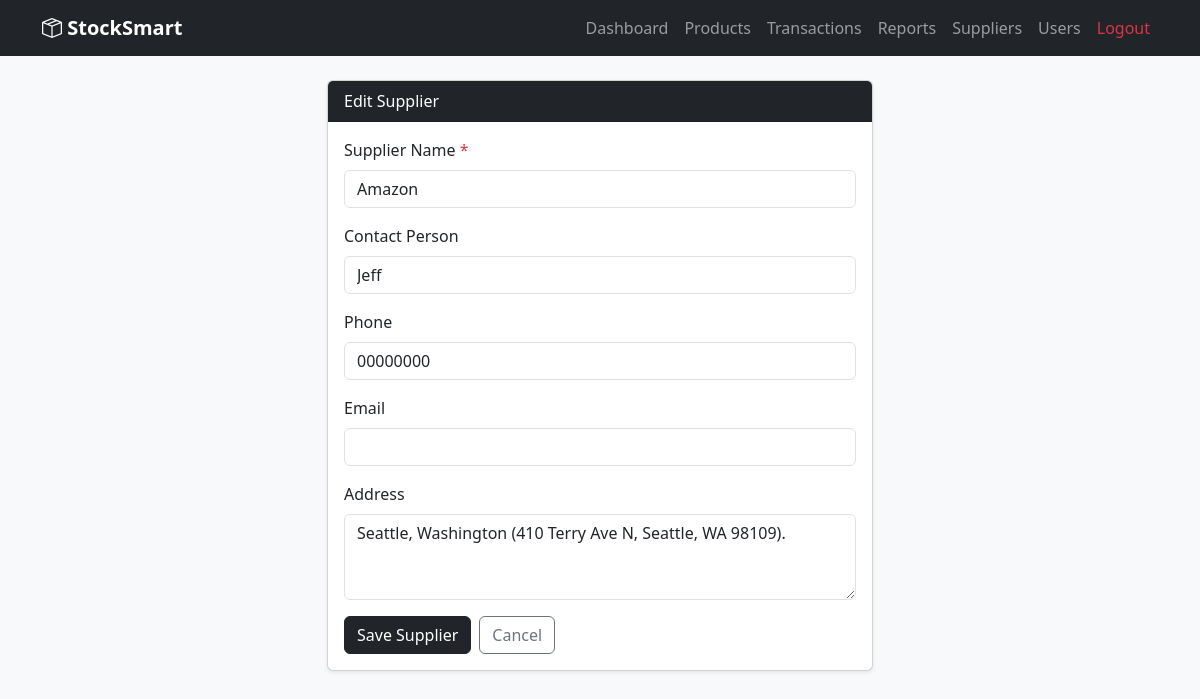
Page /products/suppliers/edit/1/ (signed in) on the committed database.
### apps/products/models.py (models this page shows, shortened)
class Supplier(models.Model):
    name = models.CharField(max_length=200)
    contact_person = models.CharField(max_length=200, blank=True, null=True)
    phone = models.CharField(max_length=20, blank=True, null=True)
    email = models.EmailField(blank=True, null=True)
    address = models.TextField(blank=True, null=True)
    created_at = models.DateTimeField(auto_now_add=True)

### apps/products/views.py (the view, shortened to what this page needs)
# urls.py: path('suppliers/edit/<int:pk>/', views.supplier_edit, name='supplier_edit'),
@login_required
def supplier_edit(request, pk):
    if not request.user.is_admin():
        messages.error(request, 'Access denied. Admins only.')
        return redirect('product_list')
    supplier = get_object_or_404(Supplier, pk=pk)
    return render(request, 'products/supplier_form.html', {'supplier': supplier})

### apps/accounts/models.py (called while the page is built)
    def is_admin(self):
        return self.role == 'admin'

### templates/products/supplier_form.html (shortened to what this page needs)
{% extends 'base.html' %}
{% block content %}
<div class="row justify-content-center">
    <div class="col-md-6">
        <div class="card shadow-sm">
            <div class="card-header bg-dark text-white">
                {% if supplier %}Edit{% else %}Add{% endif %} Supplier
            </div>
            <div class="card-body">
                <form method="POST">
                    <div class="mb-3">
                        <label class="form-label">Supplier Name <span class="text-danger">*</span></label>
                        <input type="text" name="name" class="form-control" value="{{ supplier.name|default:'' }}" required>
                    </div>
                    <div class="mb-3">
                        <label class="form-label">Contact Person</label>
                        <input type="text" name="contact_person" class="form-control" value="{{ supplier.contact_person|default:'' }}">
                    </div>
                    <div class="mb-3">
                        <label class="form-label">Phone</label>
                        <input type="text" name="phone" class="form-control" value="{{ supplier.phone|default:'' }}">
                    </div>
                    <div class="mb-3">
                        <label class="form-label">Email</label>
                        <input type="email" name="email" class="form-control" value="{{ supplier.email|default:'' }}">
                    </div>
                    <div class="mb-3">
                        <label class="form-label">Address</label>
                        <textarea name="address" class="form-control" rows="3">{{ supplier.address|default:'' }}</textarea>
                    </div>
                    <div class="d-flex gap-2">
                        <button type="submit" class="btn btn-dark">Save Supplier</button>
                        <a href="{% url 'supplier_list' %}" class="btn btn-outline-secondary">Cancel</a>
                    </div>
                </form>
            </div>
        </div>
    </div>
</div>
{% endblock %}

### rows in the picture
Supplier: name "Amazon", contact_person "Jeff", phone "00000000", address "Seattle, Washington (410 Terry Ave N, Seattle, WA 98109)."
